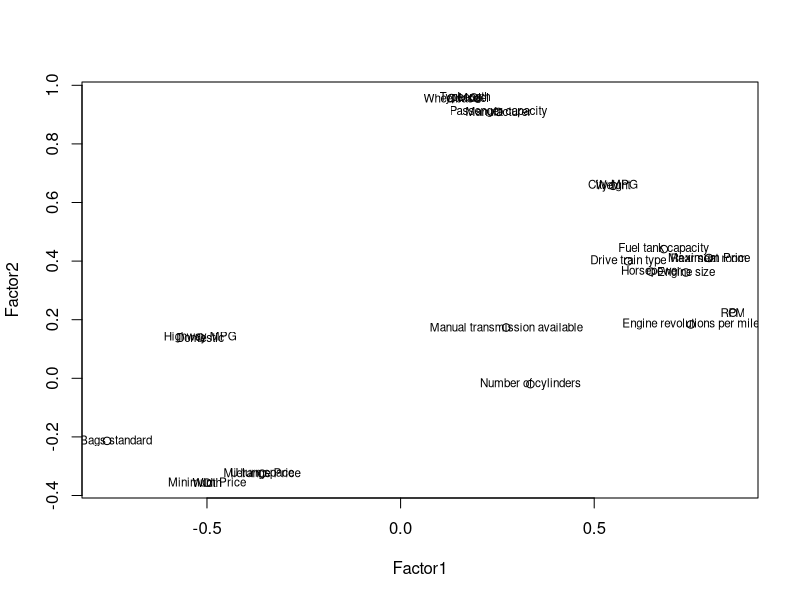
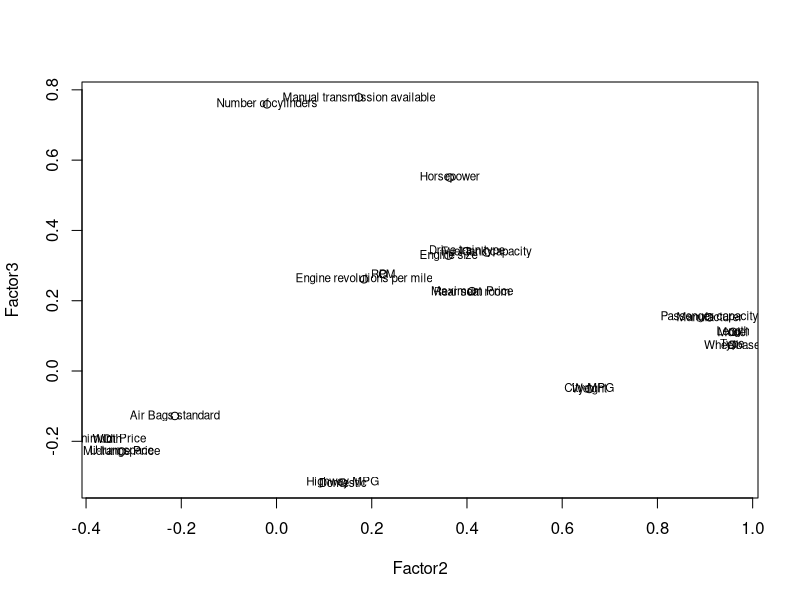
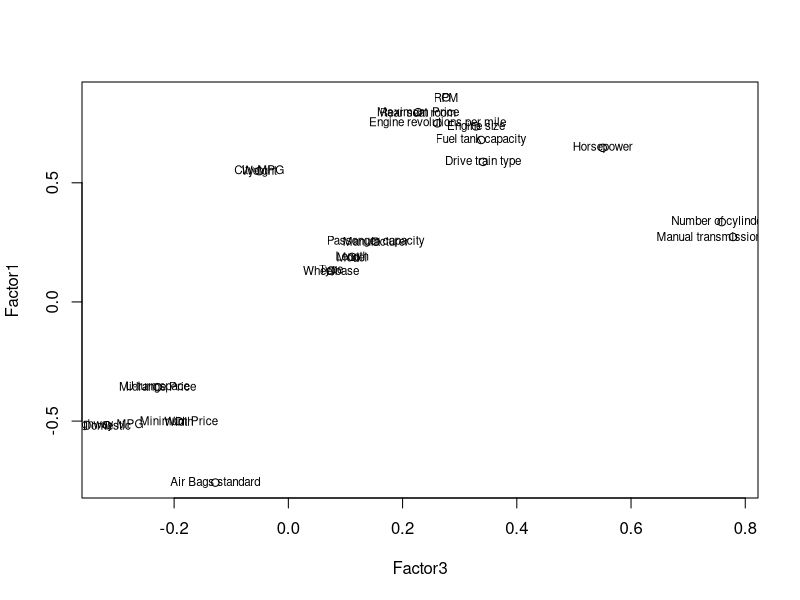

Source code (R) for these figures, in order: (Note: this script raises an error after producing the figures.)
## factor analysis

setwd(dir = "~/Desktop/Google Drive/SDSU/DA-Exam-2017/")

# ggplot2 examples
library(readr)
library(dplyr)
options(dplyr.width = Inf)

library(ggplot2) 

df <- read_csv(file = "df.csv")

glimpse(df)
rownames(df) <- paste(df$Manufacturer, df$Model)

## interesting fact: 1995 Mazda RX-7 doesn't have a conventional piston engine; It has two rotational things that act like a 6-cylinder engine.
sum(df$`Number of cylinders` == ".")
df[57, "Number of cylinders"] <- NA

## Chevy Corvette and Mazda RX-7 have NA for Rear seat room; no rear seats
df$`Rear seat room` <- as.numeric(df$`Rear seat room`)
df[is.na(df$`Rear seat room`),]

# create factors with value labels 
df$`Number of cylinders` <- factor(df$`Number of cylinders`, levels=c("3","4","5","6","8"),
                                   labels=sapply(c("3","4","5","6","8"), function(x) paste(x, "cylinders"))) 

df$`Drive train type` <- factor(df$`Drive train type`, levels=c(0, 1, 2),
                                labels=c("rear wheel drive", "front wheel drive", "all wheel drive"))


df$`Manual transmission available` <- factor(df$`Manual transmission available`, levels=c(0, 1),
                                             labels=c("No", "Yes")) 

df$`Type` <- as.factor(df$Type)

df$`Air Bags standard` <- factor(df$`Air Bags standard`, levels=c(0, 1, 2),
                                 labels=c("None","Driver only","Driver & passenger")) 


df$Domestic <- factor(df$Domestic, levels = c(0, 1), 
                      labels = c("non-US", "US"))


# Maximum Likelihood Factor Analysis
# entering raw data and extracting 3 factors, 
# with varimax rotation 
numericdata <- sapply(df, is.numeric)
numericdata
df[, numericdata]


## attempted 5, then 4 loadings, but 3 seems sufficient!
fit <- factanal(x = na.omit(df[, numericdata]), factors = 5, rotation="varimax", scores = "regression")
print(fit, digits=2, cutoff=.3, sort=TRUE)
# plot factor 1 by factor 2 
loads12 <- fit$loadings[,1:2] 
loads23 <- fit$loadings[,2:3] 
loads31 <- fit$loadings[,c(3,1)]


plot(loads12, type="p") # set up plot 
text(loads12,labels=colnames(df),cex=.7) # add variable names

plot(loads23, type="p") # set up plot 
text(loads23,labels=colnames(df),cex=.7) # add variable names

plot(loads31, type="p") # set up plot 
text(loads31,labels=colnames(df),cex=.7) # add variable names





autoplot(object = fit, data = na.omit(df[, numericdata]))



qplot(x = `Factor1`, y = `Factor3`, data = data.frame(fit$scores), 
      main = "Factors")


qplot(x = `Factor1`, y = `Factor2`, data = data.frame(fit$scores), 
      main = "Factors")
